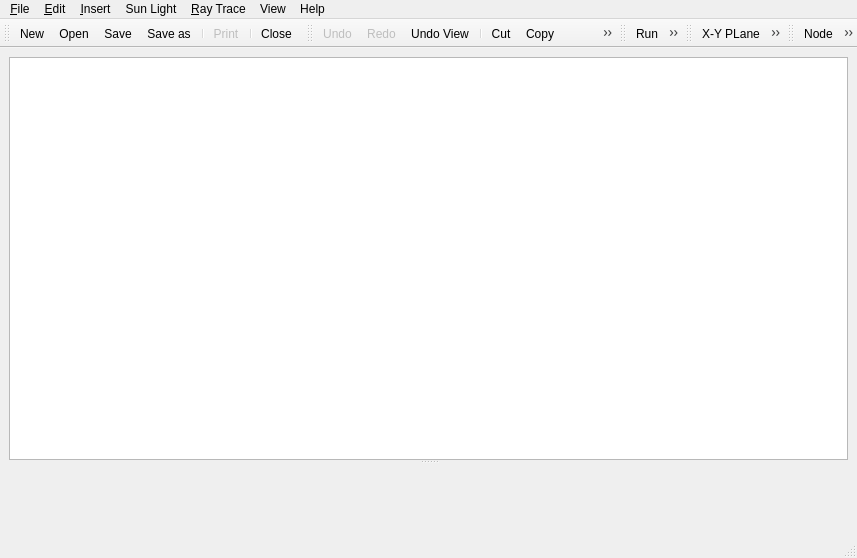
<?xml version="1.0" encoding="UTF-8"?>
<ui version="4.0">
 <author>Manuel J. Blanco</author>
 <class>MainWindow</class>
 <widget class="QMainWindow" name="MainWindow">
  <property name="enabled">
   <bool>true</bool>
  </property>
  <property name="geometry">
   <rect>
    <x>0</x>
    <y>0</y>
    <width>857</width>
    <height>558</height>
   </rect>
  </property>
  <property name="sizePolicy">
   <sizepolicy hsizetype="Maximum" vsizetype="Maximum">
    <horstretch>0</horstretch>
    <verstretch>0</verstretch>
   </sizepolicy>
  </property>
  <property name="acceptDrops">
   <bool>true</bool>
  </property>
  <property name="windowTitle">
   <string>Tonatiuh</string>
  </property>
  <property name="windowIcon">
   <iconset resource="../../tonatiuh.qrc">
    <normaloff>:/icons/LogoTonatiuh.png</normaloff>:/icons/LogoTonatiuh.png</iconset>
  </property>
  <widget class="QWidget" name="centralWidget">
   <property name="sizePolicy">
    <sizepolicy hsizetype="Expanding" vsizetype="Expanding">
     <horstretch>0</horstretch>
     <verstretch>0</verstretch>
    </sizepolicy>
   </property>
   <layout class="QVBoxLayout">
    <item>
     <widget class="QSplitter" name="horizontalSplitter">
      <property name="orientation">
       <enum>Qt::Horizontal</enum>
      </property>
      <widget class="QSplitter" name="modelSplitter">
       <property name="orientation">
        <enum>Qt::Vertical</enum>
       </property>
       <widget class="SceneModelView" name="treeView">
        <property name="sizePolicy">
         <sizepolicy hsizetype="Preferred" vsizetype="Preferred">
          <horstretch>0</horstretch>
          <verstretch>0</verstretch>
         </sizepolicy>
        </property>
        <property name="acceptDrops">
         <bool>true</bool>
        </property>
        <property name="horizontalScrollBarPolicy">
         <enum>Qt::ScrollBarAsNeeded</enum>
        </property>
        <property name="dragEnabled">
         <bool>true</bool>
        </property>
        <property name="dragDropMode">
         <enum>QAbstractItemView::InternalMove</enum>
        </property>
        <property name="selectionBehavior">
         <enum>QAbstractItemView::SelectRows</enum>
        </property>
        <property name="allColumnsShowFocus">
         <bool>false</bool>
        </property>
       </widget>
       <widget class="ParametersView" name="parametersView" native="true">
        <property name="sizePolicy">
         <sizepolicy hsizetype="Preferred" vsizetype="Preferred">
          <horstretch>0</horstretch>
          <verstretch>0</verstretch>
         </sizepolicy>
        </property>
       </widget>
      </widget>
     </widget>
    </item>
   </layout>
  </widget>
  <widget class="QMenuBar" name="menubar">
   <property name="geometry">
    <rect>
     <x>0</x>
     <y>0</y>
     <width>857</width>
     <height>20</height>
    </rect>
   </property>
   <widget class="QMenu" name="menuEdit">
    <property name="title">
     <string>&amp;Edit</string>
    </property>
    <addaction name="actionUndo"/>
    <addaction name="actionRedo"/>
    <addaction name="separator"/>
    <addaction name="actionCut"/>
    <addaction name="actionCopy"/>
    <addaction name="actionPaste_Copy"/>
    <addaction name="actionPaste_Link"/>
    <addaction name="actionDelete"/>
   </widget>
   <widget class="QMenu" name="menuFile">
    <property name="title">
     <string>&amp;File</string>
    </property>
    <widget class="QMenu" name="menuRecent">
     <property name="title">
      <string>&amp;Recent</string>
     </property>
    </widget>
    <addaction name="actionNew"/>
    <addaction name="actionOpen"/>
    <addaction name="menuRecent"/>
    <addaction name="separator"/>
    <addaction name="actionSave"/>
    <addaction name="actionSaveAs"/>
    <addaction name="actionSaveComponent"/>
    <addaction name="separator"/>
    <addaction name="actionPrint"/>
    <addaction name="separator"/>
    <addaction name="actionClose"/>
   </widget>
   <widget class="QMenu" name="menuView">
    <property name="title">
     <string>View</string>
    </property>
    <addaction name="actionAxis"/>
    <addaction name="actionBackground"/>
    <addaction name="actionEdit_Mode"/>
    <addaction name="separator"/>
    <addaction name="action_X_Y_Plane"/>
    <addaction name="action_X_Z_Plane"/>
    <addaction name="action_Y_Z_Plane"/>
    <addaction name="actionSunPlane"/>
    <addaction name="separator"/>
    <addaction name="actionGrid"/>
    <addaction name="actionGridSettings"/>
   </widget>
   <widget class="QMenu" name="menuInsert">
    <property name="title">
     <string>&amp;Insert</string>
    </property>
    <widget class="QMenu" name="menuShape">
     <property name="enabled">
      <bool>false</bool>
     </property>
     <property name="title">
      <string>Shape</string>
     </property>
    </widget>
    <widget class="QMenu" name="menuMaterial">
     <property name="enabled">
      <bool>false</bool>
     </property>
     <property name="title">
      <string>Material</string>
     </property>
    </widget>
    <widget class="QMenu" name="menuTracker">
     <property name="enabled">
      <bool>false</bool>
     </property>
     <property name="title">
      <string>Tracker</string>
     </property>
    </widget>
    <addaction name="actionNode"/>
    <addaction name="actionShapeKit"/>
    <addaction name="separator"/>
    <addaction name="menuShape"/>
    <addaction name="menuMaterial"/>
    <addaction name="menuTracker"/>
    <addaction name="separator"/>
    <addaction name="actionUserComponent"/>
   </widget>
   <widget class="QMenu" name="menuSun_Light">
    <property name="title">
     <string>Sun Light</string>
    </property>
    <addaction name="actionDefine_SunLight"/>
    <addaction name="actionCalculateSunPosition"/>
    <addaction name="separator"/>
    <addaction name="actionDefineMedium"/>
   </widget>
   <widget class="QMenu" name="menu_Raytrace">
    <property name="title">
     <string>&amp;Ray Trace</string>
    </property>
    <addaction name="actionRayTraceRun"/>
    <addaction name="actionDisplay_rays"/>
    <addaction name="actionExport_PhotonMap"/>
    <addaction name="separator"/>
    <addaction name="actionRayTraceOptions"/>
   </widget>
   <widget class="QMenu" name="menuHelp">
    <property name="title">
     <string>Help</string>
    </property>
    <addaction name="actionAbout"/>
   </widget>
   <addaction name="menuFile"/>
   <addaction name="menuEdit"/>
   <addaction name="menuInsert"/>
   <addaction name="menuSun_Light"/>
   <addaction name="menu_Raytrace"/>
   <addaction name="menuView"/>
   <addaction name="menuHelp"/>
  </widget>
  <widget class="QStatusBar" name="statusbar"/>
  <widget class="QToolBar" name="fileToolBar">
   <property name="orientation">
    <enum>Qt::Horizontal</enum>
   </property>
   <attribute name="toolBarArea">
    <enum>TopToolBarArea</enum>
   </attribute>
   <attribute name="toolBarBreak">
    <bool>false</bool>
   </attribute>
   <addaction name="actionNew"/>
   <addaction name="actionOpen"/>
   <addaction name="actionSave"/>
   <addaction name="actionSaveAs"/>
   <addaction name="separator"/>
   <addaction name="actionPrint"/>
   <addaction name="separator"/>
   <addaction name="actionClose"/>
  </widget>
  <widget class="QToolBar" name="editToolBar">
   <property name="orientation">
    <enum>Qt::Horizontal</enum>
   </property>
   <attribute name="toolBarArea">
    <enum>TopToolBarArea</enum>
   </attribute>
   <attribute name="toolBarBreak">
    <bool>false</bool>
   </attribute>
   <addaction name="actionUndo"/>
   <addaction name="actionRedo"/>
   <addaction name="actionUndoView"/>
   <addaction name="separator"/>
   <addaction name="actionCut"/>
   <addaction name="actionCopy"/>
   <addaction name="actionPaste_Copy"/>
   <addaction name="actionPaste_Link"/>
   <addaction name="actionDelete"/>
  </widget>
  <widget class="QToolBar" name="raytraceToolBar">
   <property name="windowTitle">
    <string>toolBar</string>
   </property>
   <attribute name="toolBarArea">
    <enum>TopToolBarArea</enum>
   </attribute>
   <attribute name="toolBarBreak">
    <bool>false</bool>
   </attribute>
   <addaction name="actionRayTraceRun"/>
   <addaction name="actionExport_PhotonMap"/>
  </widget>
  <widget class="QToolBar" name="viewToolBar">
   <property name="windowTitle">
    <string>toolBar</string>
   </property>
   <attribute name="toolBarArea">
    <enum>TopToolBarArea</enum>
   </attribute>
   <attribute name="toolBarBreak">
    <bool>false</bool>
   </attribute>
   <addaction name="action_X_Y_Plane"/>
   <addaction name="action_Y_Z_Plane"/>
   <addaction name="action_X_Z_Plane"/>
   <addaction name="actionSunPlane"/>
   <addaction name="separator"/>
   <addaction name="actionGridSettings"/>
  </widget>
  <widget class="QToolBar" name="insertTollBar">
   <property name="windowTitle">
    <string>toolBar_2</string>
   </property>
   <attribute name="toolBarArea">
    <enum>TopToolBarArea</enum>
   </attribute>
   <attribute name="toolBarBreak">
    <bool>false</bool>
   </attribute>
   <addaction name="actionNode"/>
   <addaction name="actionShapeKit"/>
  </widget>
  <action name="actionNew">
   <property name="icon">
    <iconset resource="../../tonatiuh.qrc">
     <normaloff>:/icons/new.png</normaloff>:/icons/new.png</iconset>
   </property>
   <property name="text">
    <string>&amp;New</string>
   </property>
  </action>
  <action name="actionOpen">
   <property name="icon">
    <iconset resource="../../tonatiuh.qrc">
     <normaloff>:/icons/open.png</normaloff>:/icons/open.png</iconset>
   </property>
   <property name="text">
    <string>&amp;Open ...</string>
   </property>
  </action>
  <action name="actionSave">
   <property name="icon">
    <iconset resource="../../tonatiuh.qrc">
     <normaloff>:/icons/save.png</normaloff>:/icons/save.png</iconset>
   </property>
   <property name="text">
    <string>&amp;Save</string>
   </property>
  </action>
  <action name="actionSaveAs">
   <property name="icon">
    <iconset resource="../../tonatiuh.qrc">
     <normaloff>:/icons/saveas.png</normaloff>:/icons/saveas.png</iconset>
   </property>
   <property name="text">
    <string>Save &amp;as ...</string>
   </property>
  </action>
  <action name="actionPrint">
   <property name="enabled">
    <bool>false</bool>
   </property>
   <property name="icon">
    <iconset resource="../../tonatiuh.qrc">
     <normaloff>:/icons/print.png</normaloff>:/icons/print.png</iconset>
   </property>
   <property name="text">
    <string>&amp;Print</string>
   </property>
  </action>
  <action name="actionClose">
   <property name="icon">
    <iconset resource="../../tonatiuh.qrc">
     <normaloff>:/icons/close.png</normaloff>:/icons/close.png</iconset>
   </property>
   <property name="text">
    <string>&amp;Close</string>
   </property>
  </action>
  <action name="actionUndo">
   <property name="enabled">
    <bool>false</bool>
   </property>
   <property name="icon">
    <iconset resource="../../tonatiuh.qrc">
     <normaloff>:/icons/undo.png</normaloff>:/icons/undo.png</iconset>
   </property>
   <property name="text">
    <string>&amp;Undo</string>
   </property>
  </action>
  <action name="actionRedo">
   <property name="enabled">
    <bool>false</bool>
   </property>
   <property name="icon">
    <iconset resource="../../tonatiuh.qrc">
     <normaloff>:/icons/redo.png</normaloff>:/icons/redo.png</iconset>
   </property>
   <property name="text">
    <string>&amp;Redo</string>
   </property>
  </action>
  <action name="actionCut">
   <property name="icon">
    <iconset resource="../../tonatiuh.qrc">
     <normaloff>:/icons/cut.png</normaloff>:/icons/cut.png</iconset>
   </property>
   <property name="text">
    <string>&amp;Cut</string>
   </property>
   <property name="shortcut">
    <string>Ctrl+X</string>
   </property>
  </action>
  <action name="actionCopy">
   <property name="icon">
    <iconset resource="../../tonatiuh.qrc">
     <normaloff>:/icons/copy.png</normaloff>:/icons/copy.png</iconset>
   </property>
   <property name="text">
    <string>&amp;Copy</string>
   </property>
   <property name="shortcut">
    <string>Ctrl+C</string>
   </property>
  </action>
  <action name="actionPaste_Copy">
   <property name="icon">
    <iconset resource="../../tonatiuh.qrc">
     <normaloff>:/icons/paste.png</normaloff>:/icons/paste.png</iconset>
   </property>
   <property name="text">
    <string>&amp;Paste</string>
   </property>
   <property name="shortcut">
    <string>Ctrl+V</string>
   </property>
  </action>
  <action name="actionRayTraceRun">
   <property name="icon">
    <iconset resource="../../tonatiuh.qrc">
     <normaloff>:/icons/raytrace.png</normaloff>:/icons/raytrace.png</iconset>
   </property>
   <property name="text">
    <string>&amp;Run</string>
   </property>
  </action>
  <action name="actionAxis">
   <property name="checkable">
    <bool>true</bool>
   </property>
   <property name="checked">
    <bool>true</bool>
   </property>
   <property name="enabled">
    <bool>true</bool>
   </property>
   <property name="text">
    <string>Axis</string>
   </property>
   <property name="toolTip">
    <string>Draw Shape Local Axis</string>
   </property>
  </action>
  <action name="actionUndoView">
   <property name="icon">
    <iconset resource="../../tonatiuh.qrc">
     <normaloff>:/icons/undoView.png</normaloff>:/icons/undoView.png</iconset>
   </property>
   <property name="text">
    <string>Undo View</string>
   </property>
  </action>
  <action name="actionNode">
   <property name="icon">
    <iconset resource="../../tonatiuh.qrc">
     <normaloff>:/icons/separatorKit.png</normaloff>:/icons/separatorKit.png</iconset>
   </property>
   <property name="text">
    <string>Node</string>
   </property>
  </action>
  <action name="actionDisplay_rays">
   <property name="checkable">
    <bool>true</bool>
   </property>
   <property name="checked">
    <bool>false</bool>
   </property>
   <property name="enabled">
    <bool>false</bool>
   </property>
   <property name="text">
    <string>Display rays</string>
   </property>
  </action>
  <action name="actionPaste_Link">
   <property name="icon">
    <iconset resource="../../tonatiuh.qrc">
     <normaloff>:/icons/paste_link.png</normaloff>:/icons/paste_link.png</iconset>
   </property>
   <property name="text">
    <string>Paste Link</string>
   </property>
  </action>
  <action name="actionDelete">
   <property name="icon">
    <iconset resource="../../tonatiuh.qrc">
     <normaloff>:/icons/delete.png</normaloff>:/icons/delete.png</iconset>
   </property>
   <property name="text">
    <string>Delete</string>
   </property>
   <property name="shortcut">
    <string>Backspace</string>
   </property>
  </action>
  <action name="actionRayTraceOptions">
   <property name="text">
    <string>Ray Trace Options ...</string>
   </property>
  </action>
  <action name="actionShapeKit">
   <property name="icon">
    <iconset resource="../../tonatiuh.qrc">
     <normaloff>:/icons/shapeKit.png</normaloff>:/icons/shapeKit.png</iconset>
   </property>
   <property name="text">
    <string>ShapeKit</string>
   </property>
  </action>
  <action name="action_X_Y_Plane">
   <property name="icon">
    <iconset resource="../../tonatiuh.qrc">
     <normaloff>:/icons/viewer_viewXY.png</normaloff>:/icons/viewer_viewXY.png</iconset>
   </property>
   <property name="text">
    <string>X-Y PLane</string>
   </property>
  </action>
  <action name="action_X_Z_Plane">
   <property name="icon">
    <iconset resource="../../tonatiuh.qrc">
     <normaloff>:/icons/viewer_viewXZ.png</normaloff>:/icons/viewer_viewXZ.png</iconset>
   </property>
   <property name="text">
    <string>X-Z Plane</string>
   </property>
  </action>
  <action name="action_Y_Z_Plane">
   <property name="icon">
    <iconset resource="../../tonatiuh.qrc">
     <normaloff>:/icons/viewer_viewYZ.png</normaloff>:/icons/viewer_viewYZ.png</iconset>
   </property>
   <property name="text">
    <string>Z-YPlane</string>
   </property>
  </action>
  <action name="actionDefine_SunLight">
   <property name="enabled">
    <bool>true</bool>
   </property>
   <property name="icon">
    <iconset resource="../../tonatiuh.qrc">
     <normaloff>:/icons/lightKit.png</normaloff>:/icons/lightKit.png</iconset>
   </property>
   <property name="text">
    <string>Define SunLight ...</string>
   </property>
  </action>
  <action name="actionEdit_Mode">
   <property name="checkable">
    <bool>true</bool>
   </property>
   <property name="text">
    <string>Edit Mode</string>
   </property>
  </action>
  <action name="actionGrid">
   <property name="checkable">
    <bool>true</bool>
   </property>
   <property name="checked">
    <bool>false</bool>
   </property>
   <property name="enabled">
    <bool>true</bool>
   </property>
   <property name="text">
    <string>Grid</string>
   </property>
  </action>
  <action name="actionBackground">
   <property name="checkable">
    <bool>true</bool>
   </property>
   <property name="checked">
    <bool>true</bool>
   </property>
   <property name="text">
    <string>Background</string>
   </property>
  </action>
  <action name="actionCalculateSunPosition">
   <property name="checkable">
    <bool>false</bool>
   </property>
   <property name="enabled">
    <bool>false</bool>
   </property>
   <property name="text">
    <string>Sun Position Calculator ...</string>
   </property>
  </action>
  <action name="actionExport_PhotonMap">
   <property name="icon">
    <iconset resource="../../tonatiuh.qrc">
     <normaloff>:/icons/export.png</normaloff>:/icons/export.png</iconset>
   </property>
   <property name="text">
    <string>Export PhotonMap</string>
   </property>
  </action>
  <action name="actionUserComponent">
   <property name="text">
    <string>User Component</string>
   </property>
  </action>
  <action name="actionSaveComponent">
   <property name="text">
    <string>Save Component</string>
   </property>
  </action>
  <action name="actionSunPlane">
   <property name="icon">
    <iconset resource="../../tonatiuh.qrc">
     <normaloff>:/icons/viewer_viewSun.png</normaloff>:/icons/viewer_viewSun.png</iconset>
   </property>
   <property name="text">
    <string>SunPlane</string>
   </property>
  </action>
  <action name="actionGridSettings">
   <property name="enabled">
    <bool>false</bool>
   </property>
   <property name="icon">
    <iconset resource="../../tonatiuh.qrc">
     <normaloff>:/icons/grid.png</normaloff>:/icons/grid.png</iconset>
   </property>
   <property name="text">
    <string>Grid Settings ...</string>
   </property>
  </action>
  <action name="actionAbout">
   <property name="text">
    <string>About...</string>
   </property>
  </action>
  <action name="actionDefineMedium">
   <property name="text">
    <string>Define Medium</string>
   </property>
  </action>
 </widget>
 <layoutdefault spacing="6" margin="9"/>
 <customwidgets>
  <customwidget>
   <class>ParametersView</class>
   <extends>QWidget</extends>
   <header location="global">ParametersView.h</header>
   <container>1</container>
  </customwidget>
  <customwidget>
   <class>SceneModelView</class>
   <extends>QTreeView</extends>
   <header location="global">SceneModelView.h</header>
  </customwidget>
 </customwidgets>
 <resources>
  <include location="../../tonatiuh.qrc"/>
 </resources>
 <connections>
  <connection>
   <sender>actionGrid</sender>
   <signal>toggled(bool)</signal>
   <receiver>actionGridSettings</receiver>
   <slot>setEnabled(bool)</slot>
   <hints>
    <hint type="sourcelabel">
     <x>-1</x>
     <y>-1</y>
    </hint>
    <hint type="destinationlabel">
     <x>-1</x>
     <y>-1</y>
    </hint>
   </hints>
  </connection>
 </connections>
</ui>
